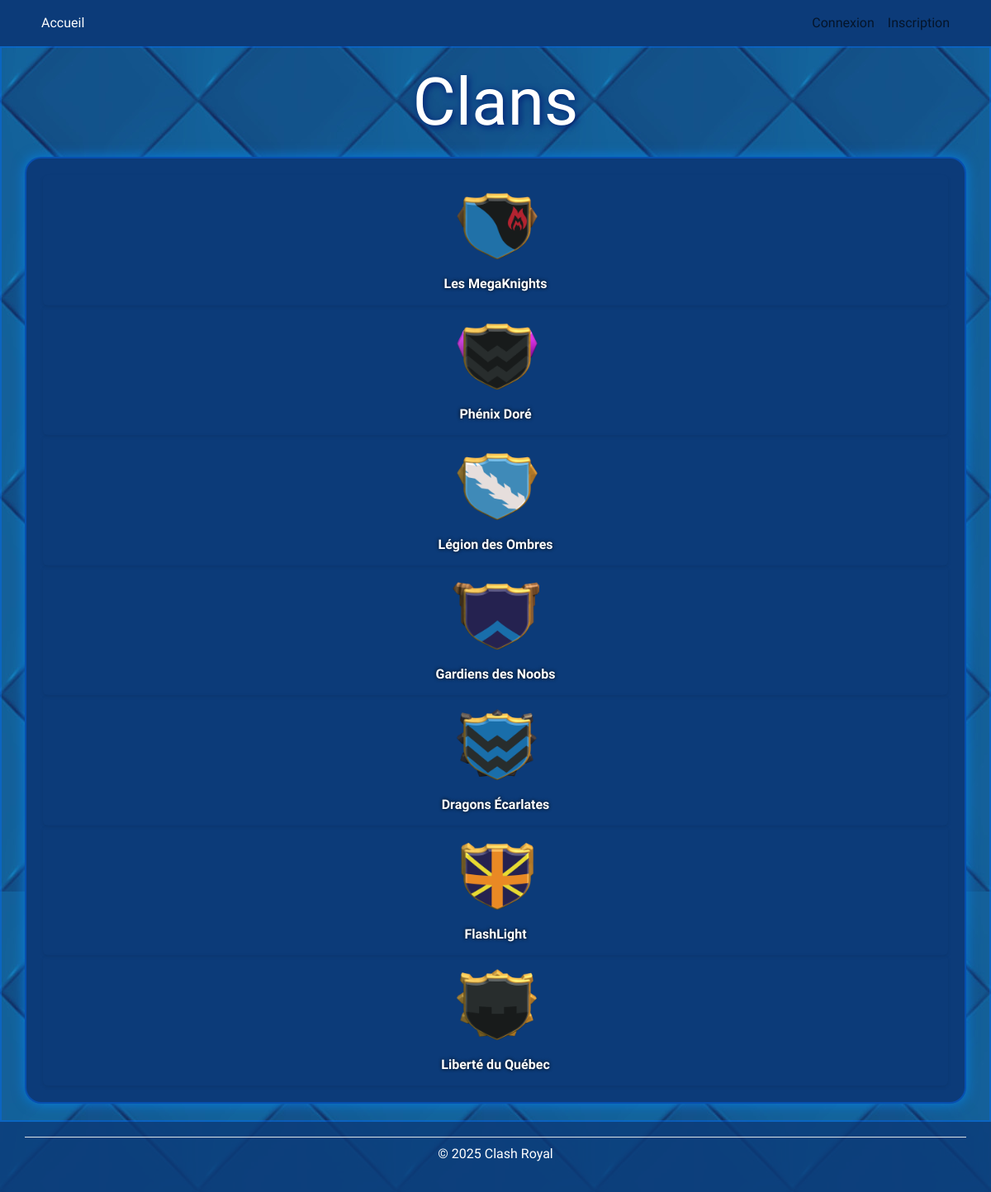
The page /vue/clan.php on the database its author committed.
### tables this page shows
CREATE TABLE Clan(
    Id_Clan INT AUTO_INCREMENT,
    nom_clan VARCHAR(150)  NOT NULL,
    description_clan VARCHAR(500)  NOT NULL,
    prive BOOLEAN NOT NULL,
    PRIMARY KEY(Id_Clan),
    UNIQUE(nom_clan)
);

### modele/modeleClan.php (called while the page is built, shortened)
<?php
class ModeleClan
{
    public static function ObtenirTous()
    {
        $connexion = BD::ObtenirConnexion();
        $req = $connexion->prepare(
            "SELECT * FROM Clan"
        );
        $req->execute();
        return $req;
    }
}
?>

### vue/clan.php (the view, shortened to what this page needs)
<?php $titreOnglet = 'Clans';
require_once "modele/modeleClan.php";?>
<h1 class="text-center big-goofy-title"><?php echo $titreOnglet; ?></h1>
<div class="container bg-blue-900 tableau" id="tableau-clans">
    <div>
        <?php
        $requeteClans = ModeleClan::ObtenirTous();
        while ($clan = $requeteClans->fetch()) {
        ?>
            <div>
                <div class="card h-100 shadow-sm border-0" >
                    <div data-id="<?=$clan['Id_Clan']?>" class="card-body text-center">
                        <img src="Images/Clans/<?= htmlspecialchars($clan['Id_Clan']) ?>.png"
                            alt="<?= htmlspecialchars($clan['nom_clan']) ?>"
                            style="width: 10%; height: auto;">
                        <h6 class="card-title fw-semibold mb-0">
                            <?= htmlspecialchars($clan['nom_clan']) ?>
                        </h6>
                    </div>
                </div>
            </div>
        <?php } ?>
    </div>
</div>
<?php require 'vue/gabarit.php'; ?>

### css/style.css (style rules this page uses)
body, main { font-family: 'Luckiest Guy', cursive; color: white; background-image: url("../Images/Autres/Background.jpg"); background-repeat: repeat; background-size: auto; background-attachment: fixed; }
#tableau-carte, #tableau-clans { padding: 20px; }
.tableau { border-radius: 20px; border: 2px solid rgba(0, 110, 255, 0.4); box-shadow: 0 0 15px rgba(0, 140, 255, 0.7); }
#tableau-carte .card, #tableau-clans .card, #deck .card { background: transparent ; border: none ; box-shadow: none ; color: white ; text-shadow: 0 0 4px black; font-family: 'Luckiest Guy', cursive; font-size: 16px; transition: transform 0.2s ease, filter 0.2s ease; }
.bg-blue-900 { background-color: #0c3b79; }
.big-goofy-title { font-size: 5rem; text-shadow: 2px 2px 8px rgb(2, 29, 117); stroke: url(#ffffff); padding: 10px; }

### rows shown on the page
clan: shows a picture, nom_clan "Les MegaKnights"
clan: shows a picture, nom_clan "Phénix Doré"
clan: shows a picture, nom_clan "Légion des Ombres"
clan: shows a picture, nom_clan "Gardiens des Noobs"
clan: shows a picture, nom_clan "Dragons Écarlates"
clan: shows a picture, nom_clan "FlashLight"
clan: shows a picture, nom_clan "Liberté du Québec"

### other values the page prints
$titreOnglet "Clans"
